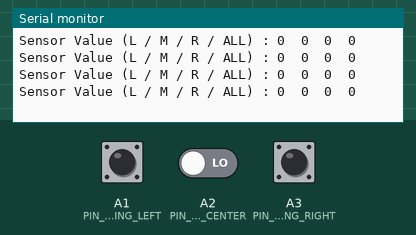
A sketch run on a simulated Arduino Uno, built with avr-gcc and run on an emulated ATmega328P. On the bench: the last lines printed to the serial monitor. The test bench sets the inputs (shaded band); at power-on: A1 (PIN_TRACKING_LEFT) LOW, A2 (PIN_TRACKING_CENTER) LOW, A3 (PIN_TRACKING_RIGHT) LOW.

Above: at 1.8 s.
1.9 s: A1 (PIN_TRACKING_LEFT) pulled HIGH for 0.6 s
At 2.4 s:
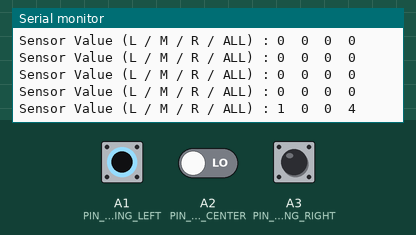
4.0 s: A2 (PIN_TRACKING_CENTER) driven HIGH
At 4.4 s:
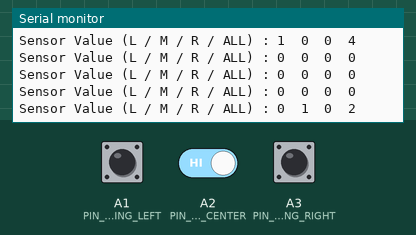
5.5 s: A3 (PIN_TRACKING_RIGHT) pulled HIGH for 0.6 s
At 5.9 s:
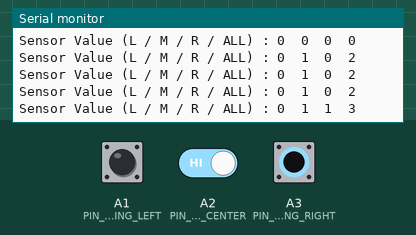
7.6 s: A1 (PIN_TRACKING_LEFT) pulled HIGH for 1 s
At 8.4 s:
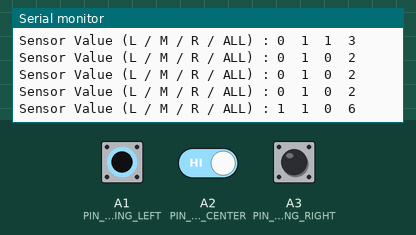
Timing chart, 0 to 10.6 s (numbered marks = the images above; inputs shaded):
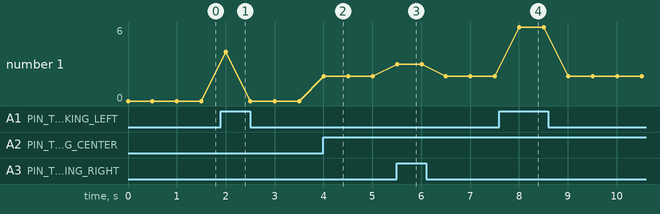

Measured:
- after the input at 1.9 s, the serial monitor: prints a new line after 0.10 s (image 1)
- after the input at 4.0 s, the serial monitor: prints a new line at once (image 2)
- after the input at 5.5 s, the serial monitor: prints a new line at once (image 3)
- after the input at 7.6 s, the serial monitor: prints a new line after 0.41 s (image 4)
- plotted number 1: 0 → 2 after the input at 4.0 s

The sketch:

05.1_Testing_Tracking_Sensor.ino
```cpp
/**********************************************************************
* Filename    : Tracking_Sensor.ino
* Product     : Cokoino 4WD Car Chassis Kit
* Description : Print tracking sensor value.
* Auther      : www.cokoino.com
* Modification: 2022/07/05
**********************************************************************/

#define PIN_TRACKING_LEFT  A1
#define PIN_TRACKING_CENTER A2
#define PIN_TRACKING_RIGHT  A3

u8 sensorValue[4];  //define an array

void setup() {
  Serial.begin(9600); //set baud rate
  pinMode(PIN_TRACKING_LEFT, INPUT); //
  pinMode(PIN_TRACKING_RIGHT, INPUT); //
  pinMode(PIN_TRACKING_CENTER, INPUT); //
}

void loop() {
  sensorValue[0] = digitalRead(PIN_TRACKING_LEFT);
  sensorValue[1] = digitalRead(PIN_TRACKING_CENTER);
  sensorValue[2] = digitalRead(PIN_TRACKING_RIGHT);
  sensorValue[3] = sensorValue[0] << 2 | sensorValue[1] << 1 | sensorValue[2];
  Serial.print("Sensor Value (L / M / R / ALL) : ");
  for (int i = 0; i < 4; i++) {
    Serial.print(sensorValue[i]);
    Serial.print('\t');
  }
  Serial.print('\n');
  delay(500);
}
```
